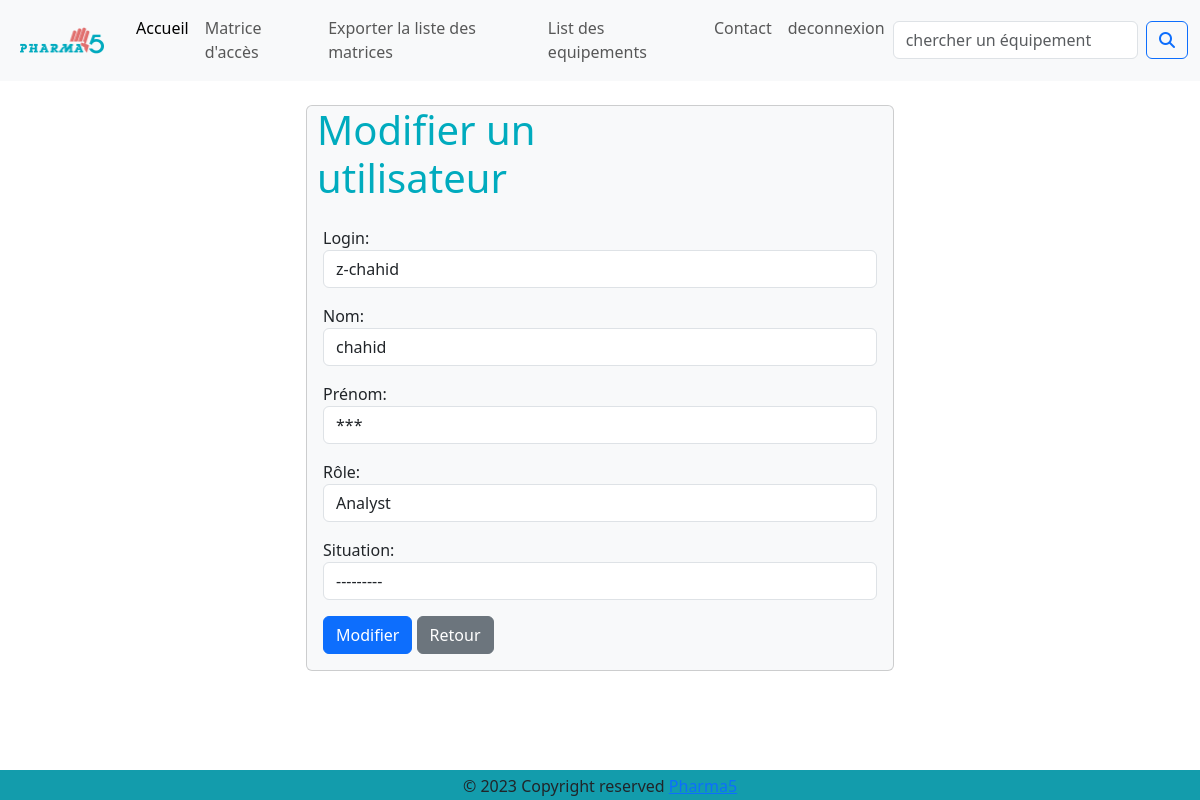
Page /equipement/edit/1687/ (signed in) on the committed database.
### equipement/models.py (models this page shows)
class Matrice(models.Model):
    class status(models.TextChoices):
        Actif = 'actif'
        Inactive = 'Inactif'
    equipement = models.ForeignKey(Equipement, on_delete=models.CASCADE, related_name='matrice')
    login = models.fields.CharField(max_length=100, null=True)
    Nom = models.fields.CharField(max_length=100, null=True)
    Prenom = models.fields.CharField(max_length=100, null=True)
    Role = models.fields.CharField(max_length=200, null=True)
    Situation = models.fields.CharField(choices=status.choices, max_length=20)
    date_modfication = models.fields.DateField(auto_now=True)

### equipement/views.py (the view)
# urls.py: path('edit/<int:matrice_line_id>/', views.edit, name='edit'),
def edit(request, matrice_line_id):
    matrice = Matrice.objects.get(pk=matrice_line_id)
    if request.method == 'POST':
        form = MatriceForm(request.POST, instance=matrice)
        if form.is_valid():
            form.save()
            return redirect('matrice_detail', matrice.equipement.id)
    else:
        form = MatriceForm(instance=matrice)
    return render(request, 'edit_matrice.html', {'form': form, 'matrice': matrice})

### equipement/forms.py
class MatriceForm(forms.ModelForm):
    class Meta:
        model = Matrice
        fields = ['login', 'Nom', 'Prenom', 'Role', 'Situation']
        labels = {
            'login': 'Login',
            'Nom': 'Nom',
            'Prenom': 'Prénom',
            'Role': 'Rôle',
            'Situation': 'Situation'
        }
        widgets = {
            'login': forms.TextInput(attrs={'class': 'form-control'}),
            'Nom': forms.TextInput(attrs={'class': 'form-control'}),
            'Prenom': forms.TextInput(attrs={'class': 'form-control'}),
            'Role': forms.TextInput(attrs={'class': 'form-control'}),
            'Situation': forms.Select(attrs={'class': 'form-control'})
        }

### equipement/templates/edit_matrice.html (shortened to what this page needs)
{% extends 'authentification/base.html' %}
{% block content %}
{% if user.is_superuser %}
<div class="no-scroll">
    {% if success %}
        <div class="alert alert-success " role="alert">
            le nouveau utilisateur a été modifié a la matrice d'acces avec succès
        <a href="{% url 'matrice_pagel' %}" class="alert-link" >Retour</a>
        </div>
    {% else %}
    <div class="row justify-content-center">
        <div class="col-6">
            <div class="card bg-light mb-3">
                <div class="col-md-6">
                    <h1>Modifier un utilisateur</h1>
                </div>
                <div class="card-body">
                    <form action="{% url 'edit' matrice.id %}" method="POST">
                        {{ form.as_p }}
                        <button type="submit" class="btn btn-primary">Modifier</button>
                        <a href="{% url 'edit_retour' matrice.id %}" class="btn btn-secondary">Retour</a>
                    </form>
                </div>
            </div>
        </div>
    </div>
    {% endif %}
</div>
{% else %}
<h1>Vous n'avez pas les droits pour accéder à cette page</h1>
{% endif %}
{% endblock %}

### membre/static/style.css (style rules this page uses)
body { display: flex; flex-direction: column; min-height: 100vh; }
h1, h2, h3, h5 { padding-left: 10px; color:#00abbe; }

### membre/templates/authentification/base.html (style rules this page uses)
.no-scroll { max-height: 100vh; overflow: hidden; }

### rows in the picture
Matrice: login "z-chahid", Nom "chahid", Prenom "***", Role "Analyst", Situation "---------"
